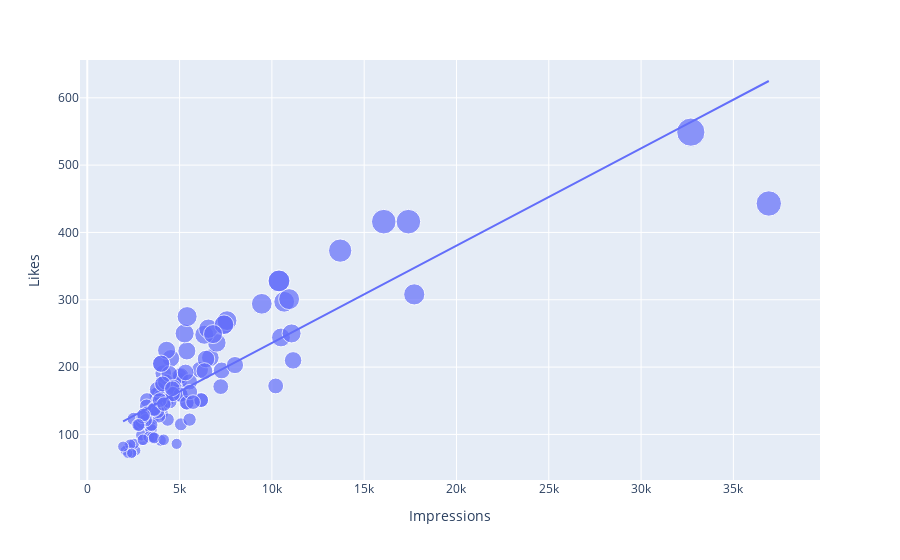

Notebook code for this chart:
### Markdown cell above
## Analyzing Relationships

### Code cell
px.scatter(data, x="Impressions", y="Likes", size="Likes", trendline='ols')
# Number of likes affect its reach
